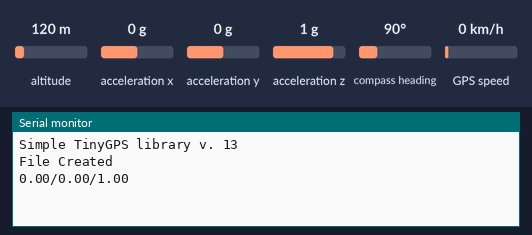
This sketch was run on a simulated Arduino Uno, built for the host (arithmetic inside an expression is 32-bit, double 64-bit). On the bench: the last lines printed to the serial monitor. Wiring (inferred from the names in the program): MPU-6050 motion sensor at I2C address 0x68. The inputs (shaded band) are chosen by the test bench; at power-on: acceleration x 0 g, acceleration y 0 g, acceleration z 1 g, altitude 120 m, compass heading 90°, GPS speed 0 km/h. Storage starts empty; the GPS gets a fix after 3 s at 37.7749, -122.4194 with 8 satellites.

Above: at 1.2 s.
1.3 s: acceleration x set to -1.4 g
At 2.5 s:
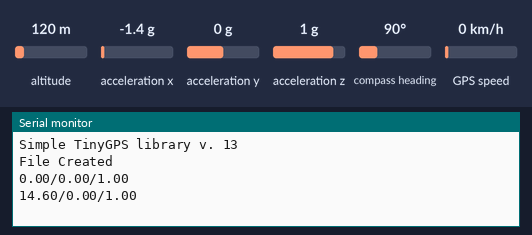
2.8 s: acceleration y set to -1.4 g
At 3.7 s:
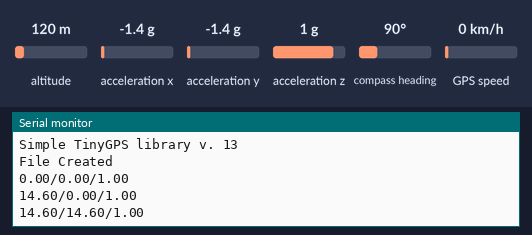
4.3 s: acceleration z set to -1.4 g
At 5.9 s:
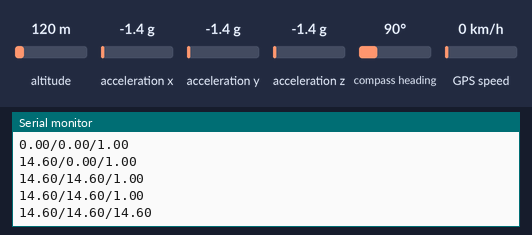

The sketch:

DAQ_Code.ino
```cpp
//libraries
#include <Wire.h>
#include <SPI.h>
#include <SD.h>
#include <SoftwareSerial.h>
#include <TinyGPS.h>
#include <FS.h>
//#include <Servo.h>

//SD card module setup. Change chipSelect to the digital pin you are using
File myFile;
/*Sd2Card card;
SdVolume volume;
SdFile root;*/
int chipSelect = 5;

//these are for file name creation change baseName to whatever name you want.
//baseName cannot be longer than 6 charactars
#define baseName "/flight"
const uint8_t baseNameSize = sizeof(baseName) - 1;
char fileName[] = baseName "00.csv";

//how many second the program has been run for
int secondsRun = 0;

//values for voltage divider
//adjust the inputAdjustment value if your voltage is not correct
//float inputVoltage = 0.0;
//const float inputAdjustment = 0.75;
//const float voltageDivider = 2.0;

//gps setup
TinyGPS gps;
SoftwareSerial ss(16, 17);//software serial pins RX,TX

//gps variables
//how many hours ahead or behind utc you are. Needs to be configured to display the correct time
float timezone = 0;
float flat, flon,speed,altitude;
unsigned  long age, date, timee;
int year;
byte month, day, hour, minute, second, hundredths,satellites;

// MPU VALUES
#define SEALEVELPRESSURE_HPA (1018.8)
const int MPU = 0x68; // MPU6050 I2C address
float AccX, AccY, AccZ;
float GyroX, GyroY, GyroZ;
float accAngleX, accAngleY, gyroAngleX, gyroAngleY, gyroAngleZ;
float roll, pitch, yaw;
float AccErrorX, AccErrorY, GyroErrorX, GyroErrorY, GyroErrorZ;
float elapsedTime, currentTime, previousTime;

void setup() {
  Serial.begin(9600);
  ss.begin(9600);
  Wire.begin();                      // Initialize comunication
  Wire.beginTransmission(MPU);       // Start communication with MPU6050 // MPU=0x68
  Wire.write(0x6B);                  // Talk to the register 6B
  Wire.write(0x00);                  // Make reset - place a 0 into the 6B register
  Wire.endTransmission(true);        //end the transmission
  Wire.beginTransmission(MPU);
  Wire.write(0x1C);                  //Talk to the ACCEL_CONFIG register (1C hex)
  Wire.write(0x10);                  //Set the register bits as 00010000 (+/- 8g full scale range)
  Wire.endTransmission(true);

  Serial.print("Simple TinyGPS library v. "); Serial.println(TinyGPS::library_version());
  Serial.println();
  //SD card initialization
  /*Serial.println(SS);
  Serial.println(MOSI);
  Serial.println(MISO);
  Serial.println(SCK);*/
  //pinMode(5, OUTPUT);
  //digitalWrite(5, HIGH);
  SPI.begin(18,19,23,chipSelect);
  if (!SD.begin(chipSelect)) {
    Serial.println("initialization failed!");
    return;
  }

  uint8_t cardType = SD.cardType();

  if(cardType == CARD_NONE){
    Serial.println("No SD card attached");
    return;
  }

  /*Serial.print("SD Card Type: ");
  if(cardType == CARD_MMC){
    Serial.println("MMC");
  } else if(cardType == CARD_SD){
    Serial.println("SDSC");
  } else if(cardType == CARD_SDHC){
    Serial.println("SDHC");
  } else {
    Serial.println("UNKNOWN");
  }

  uint64_t cardSize = SD.cardSize() / (1024 * 1024);
  Serial.printf("SD Card Size: %lluMB\n", cardSize);*/
  fileSetup();
}


void loop() {
  {
  bool newData = false;
  unsigned long chars;
  unsigned short sentences, failed;
  for (unsigned long start = millis(); millis() - start < 1000;)
  {
    while (ss.available())
    {
      char c = ss.read();
      //Serial.write(c); // uncomment this line if you want to see the GPS data flowing
      if (gps.encode(c)) // Did a new valid sentence come in?
        gpsValueUpdate();
     }
  }
  //Serial.println("Recieved GPS Data");
  if(satellites > 3){
    //secondsRun++;
    //batteryVoltage(); //call for battery voltage reading
      //update the file
  }

  gps.stats(&chars, &sentences, &failed);//check valid data is being recieved from gps
  if (chars == 0)
    Serial.println("** No characters received from GPS: check wiring **");
  }
  updateFile();

  Serial.print(AccX);
  Serial.print("/");
  Serial.print(AccY);
  Serial.print("/");
  Serial.println(AccZ);
  //delay(500);
}


void updateFile(){
  //Serial.println("entered");
  getAcc();
  File myFile = SD.open(fileName, FILE_APPEND);
  if (myFile) {
    //Serial.println("updating");
     //print all the data to the spreadsheet seperated by commas
     //myFile.print(secondsRun);
     //myFile.print(", ");
     myFile.print(hour+timezone);
     myFile.print(":");
     myFile.print(minute);
     myFile.print(":");
     myFile.print(second);
     myFile.print(", ");
     myFile.print(AccX);
     myFile.print(", ");
     myFile.print(AccY);
     myFile.print(", ");
     myFile.print(AccZ);
     myFile.print(", ");
     //myFile.print(inputVoltage);
     //myFile.print(",");
     myFile.print(altitude);
     myFile.print(",");
     myFile.print(speed);
     myFile.print(",");
     myFile.print(satellites);
     myFile.print(",");
     myFile.print(flat == TinyGPS::GPS_INVALID_F_ANGLE ? 0.0 : flat, 6);
     myFile.print(",");
     myFile.println(flon == TinyGPS::GPS_INVALID_F_ANGLE ? 0.0 : flon, 6);
     //Serial.println("updated");
  }else{
    Serial.println("Write failure");
  }
  myFile.close();
}


void fileSetup(){
  //name creation
  while (SD.exists(fileName)) {
    if (fileName[baseNameSize + 1] != '9') {
      fileName[baseNameSize + 1]++;
    } else if (fileName[baseNameSize] != '9') {
      fileName[baseNameSize + 1] = '0';
      fileName[baseNameSize]++;
    } else {
      Serial.println(F("Can't create file name"));
      return;
    }
  }
  File myFile = SD.open(fileName, FILE_APPEND);
  myFile.println("");
  myFile.println("Time,AccX,AccY,AccZ,Altitude,Speed,Gps Sats,Lat,Long");//column labeling
  myFile.close();
  Serial.println("File Created");
}

/*void batteryVoltage(){
  int analog_value = analogRead(A3);//get analog voltage from voltage divider
  inputVoltage = (analog_value * 5.0) / 1024.0; //calculate voltage from analog value
  if (analog_value < 460){
    inputVoltage = 0.0;
  }

  else{
    inputVoltage *= voltageDivider; //apply voltage divider
    inputVoltage += inputAdjustment;  //apply voltage inputAdjustment
  }
}
*/
void gpsValueUpdate(){
  gps.f_get_position(&flat, &flon);
  satellites = gps.satellites() == TinyGPS::GPS_INVALID_SATELLITES ? 0 : gps.satellites();//get number of GPS satellites
  speed = gps.f_speed_mps();  //get speed. I am using mp/s but this can be changed to f_speed_mph or f_speed_kmh for difrent units
  altitude = gps.altitude()/100; //Get altitude from GPD
  gps.get_datetime(&date, &timee, &age);
  gps.crack_datetime(&year, &month, &day, &hour, &minute, &second, &hundredths, &age); //update time from GPS
}

void getAcc(){
  Wire.beginTransmission(MPU);
  Wire.write(0x3B); // Start with register 0x3B (ACCEL_XOUT_H)
  Wire.endTransmission(false);
  Wire.requestFrom(MPU, 6, true); // Read 6 registers total, each axis value is stored in 2 registers
  //For a range of +-2g, we need to divide the raw values by 16384, according to the datasheet
  AccX = (Wire.read() << 8 | Wire.read()) / 4096.0; // X-axis value
  AccY = (Wire.read() << 8 | Wire.read()) / 4096.0; // Y-axis value
  AccZ = (Wire.read() << 8 | Wire.read()) / 4096.0; // Z-axis value
}
```

Measured:
- after the input at 1.3 s, the serial monitor: prints a new line after 0.75 s (image 1)
- after the input at 2.8 s, the serial monitor: prints a new line after 0.27 s (image 2)
- after the input at 4.3 s, the serial monitor: prints a new line after 0.79 s (image 3)
